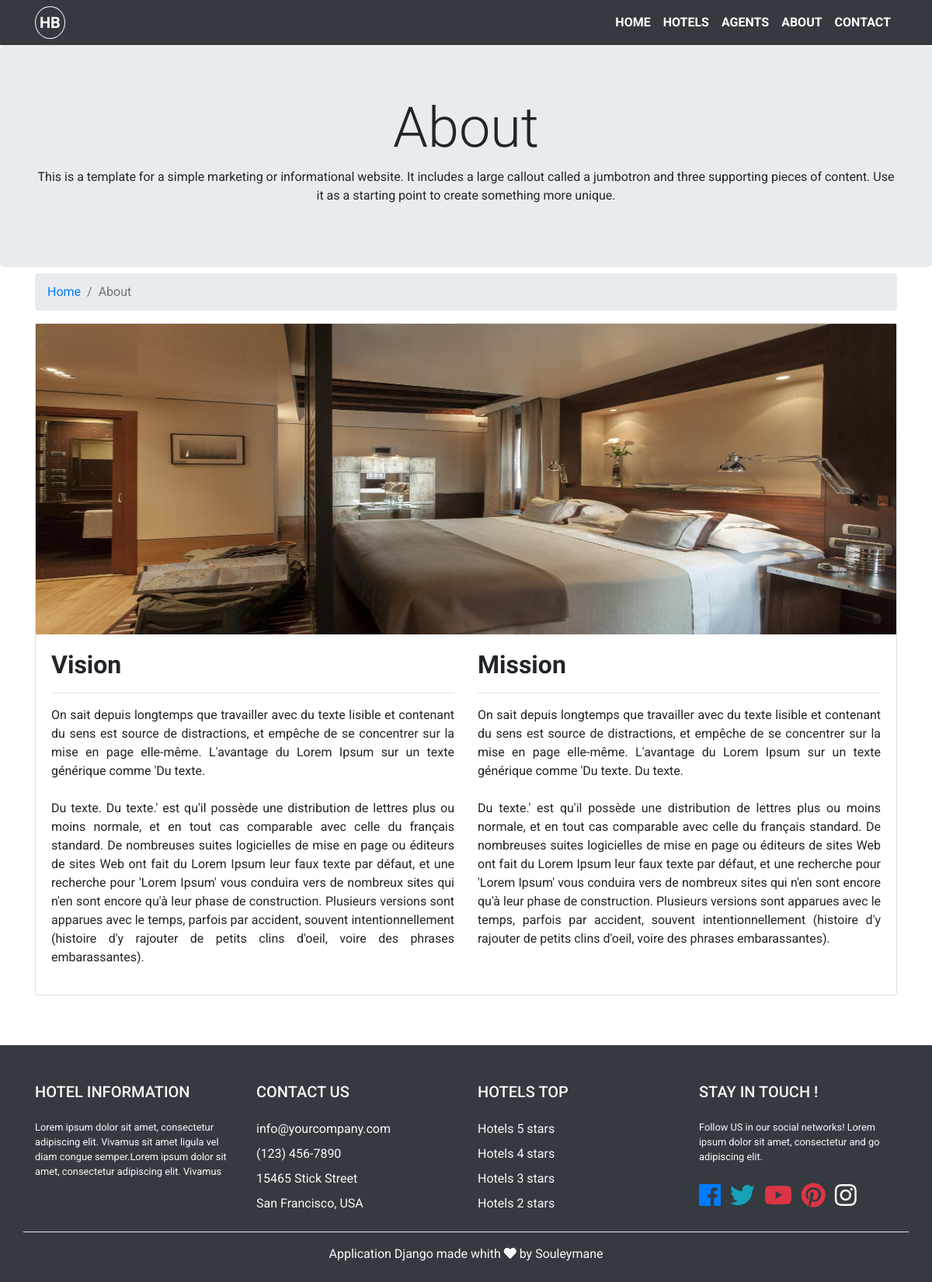
The page /about/ on the database its author committed.
### pages/models.py (models this page shows, shortened)
class About(models.Model):
    vision = models.TextField()
    mission = models.TextField()
    image = models.ImageField(upload_to="photos/about")
    created = models.DateTimeField(auto_now_add=True)
    updated = models.DateTimeField(auto_now=True)

### pages/views.py (the view)
# urls.py: path('about/', views.about, name="about"),
def about(request):
    about = About.objects.last()
    context = {'about': about}
    return render(request, "pages/about.html", context)

### pages/templates/pages/about.html
{% extends 'layout/base.html' %}
{% block content %}
    <section class="jumbotron mb-2">
        <div class="container">
            <div class="text-center">
                <h1 class="display-3">About</h1>
                <p>This is a template for a simple marketing or informational website. It includes a large callout called a jumbotron and three supporting pieces of content. Use it as a starting point to create something more unique.</p>
            </div>
        </div>
    </section>
    <section>
        <div class="container">
            <div class="row">
                <div class="col-12">
                    <nav aria-label="breadcrumb">
                      <ol class="breadcrumb">
                        <li class="breadcrumb-item"><a href="{% url 'hotel:home' %}">Home</a></li>
                        <li class="breadcrumb-item active" aria-current="page">About</li>
                      </ol>
                    </nav>
                </div>
            </div>
        </div>
    </section>
    <section class="mb-5">
        <div class="container">
            <div class="row">
                <div class="col-lg-12 mb-3">
                    <div class="card">
                    <img src="{{ about.image.url }}" class="img-responsive" width="100%" height="400px">
                    <div class="card-body">
                        <div class="row">
                        <div class="col-lg-6">
                            <h2 class="font-weight-bold">Vision</h2>
                            <hr>
                            <p class="text-justify">{{ about.vision|urlize|linebreaksbr  }}</p>
                        </div>
                        <div class="col-lg-6">
                            <h2 class="font-weight-bold">Mission</h2>
                            <hr>
                            <p class="text-justify">{{ about.mission|urlize|linebreaksbr  }}</p>
                        </div>
                            </div>
                    </div>
                </div>
                </div>
            </div>
        </div>
    </section>
{% endblock content %}

### pages/static/css/style.css (style rules this page uses)
body { background: #fff; font-family: 'Roboto', sans-serif; }

### rows shown on the page
About: image (picture), vision "On sait depuis longtemps que travailler avec du texte lisible et contenant du sens est source de distractions, et empêche de se concentrer sur la mise en page elle-même. L'avantage du Lorem Ipsum sur un texte générique comme 'Du texte. Du texte. Du texte.' est qu'il possède une distribution de lettres plus ou moins normale, et en tout cas comparable avec celle du français standard. De nombreuses suites logicielles de mise en page ou éditeurs de sites Web ont fait du Lorem Ipsum leur faux texte par défaut, et une recherche pour 'Lorem Ipsum' vous conduira vers de nombreux sites qui n'en sont encore qu'à leur phase de construction. Plusieurs versions sont apparues avec le temps, parfois par…", mission "On sait depuis longtemps que travailler avec du texte lisible et contenant du sens est source de distractions, et empêche de se concentrer sur la mise en page elle-même. L'avantage du Lorem Ipsum sur un texte générique comme 'Du texte. Du texte. Du texte.' est qu'il possède une distribution de lettres plus ou moins normale, et en tout cas comparable avec celle du français standard. De nombreuses suites logicielles de mise en page ou éditeurs de sites Web ont fait du Lorem Ipsum leur faux texte par défaut, et une recherche pour 'Lorem Ipsum' vous conduira vers de nombreux sites qui n'en sont encore qu'à leur phase de construction. Plusieurs versions sont apparues avec le temps, parfois par…"
